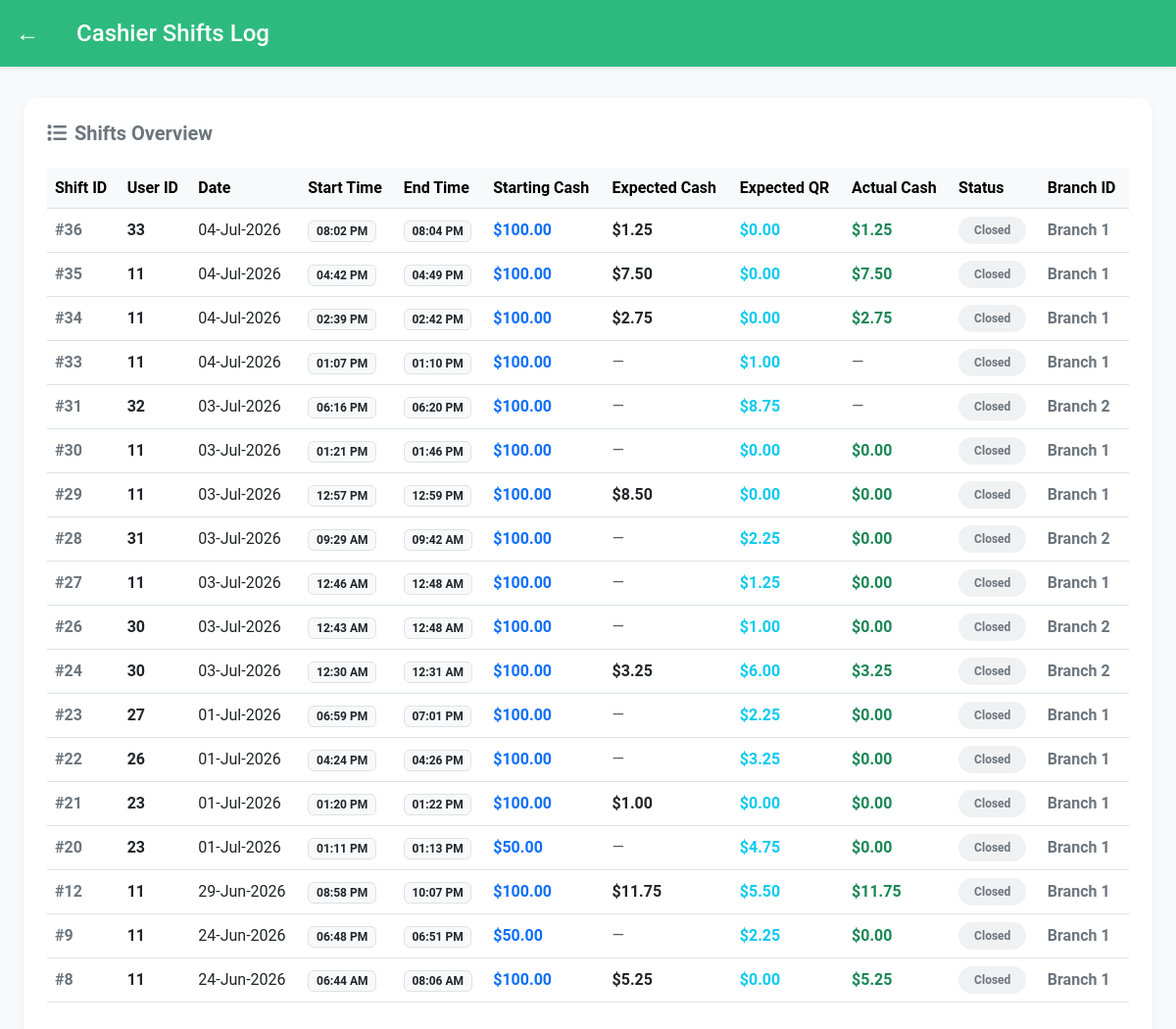
Page /shifts.php (signed in) on the committed database.
### tables this page shows
CREATE TABLE `shifts` (
  `shift_id` int(11) NOT NULL,
  `shift_date` date NOT NULL,
  `start_time` time NOT NULL,
  `end_time` time DEFAULT NULL,
  `starting_cash` decimal(10,2) NOT NULL,
  `expected_cash` decimal(10,2) DEFAULT NULL,
  `expected_qr` decimal(10,2) DEFAULT 0.00,
  `actual_cash` decimal(10,2) DEFAULT NULL,
  `status` varchar(30) NOT NULL,
  `user_id` int(11) DEFAULT NULL,
  `branch_id` int(11) DEFAULT NULL
);

### shifts.php (the view, shortened to what this page needs)
<?php
    include 'config.php';
    $sql = "SELECT * FROM shifts ORDER BY shift_id DESC";
    $result = mysqli_query($conn, $sql);
?>
<!DOCTYPE html>
<html lang="en">
<head>
    <link href="https://cdn.jsdelivr.net/npm/bootstrap@5.3.0/dist/css/bootstrap.min.css" rel="stylesheet">
    <link rel="stylesheet" href="https://cdnjs.cloudflare.com/ajax/libs/font-awesome/6.4.0/css/all.min.css">
    <link href="css&js/procurement.css" rel="stylesheet">
</head>
<body class="bg-light">
    <div class="bg-custom-green text-white p-3 d-flex align-items-center mb-4 fixed-top shadow-sm">
        <a href="admin_dashboard.php" class="text-white text-decoration-none me-3 fs-4">&larr;</a>
        <h4 class="m-0">
            <i class="fa-solid fa-clock-history px-2"></i> Cashier Shifts Log
        </h4>
    </div>
    <div class="container-fluid px-4" style="margin-top: 100px;">
        <div class="row">
            <div class="col-lg-12">
                <div class="card border-0 shadow-sm rounded-4 p-4 bg-white">
                    <div class="d-flex justify-content-between align-items-center mb-4">
                        <h5 class="fw-bold text-secondary mb-0"><i class="fa-solid fa-list me-2"></i>Shifts Overview</h5>
                    </div>
                    <div class="table-responsive">
                        <table class="table table-hover align-middle">
                            <thead class="table-light text-secondary">
                                <tr>
                                    <th>Shift ID</th>
                                    <th>User ID</th>
                                    <th>Date</th>
                                    <th>Start Time</th>
                                    <th>End Time</th>
                                    <th>Starting Cash</th>
                                    <th>Expected Cash</th>
                                    <th>Expected QR</th> <th>Actual Cash</th>
                                    <th>Status</th>
                                    <th>Branch ID</th>
                                </tr>
                            </thead>
                            <tbody>
                                <?php
                                    if(mysqli_num_rows($result) > 0){
                                        while($row = mysqli_fetch_assoc($result)){
                                            echo '<tr>';
                                                echo '<td class="fw-bold text-secondary">#' . $row['shift_id'] . '</td>';
                                                echo '<td class="fw-bold text-dark">' . $row['user_id'] . '</td>';
                                                echo '<td>' . date('d-M-Y', strtotime($row['shift_date'])) . '</td>';
                                                echo '<td><span class="badge bg-light text-dark border">' . date('h:i A', strtotime($row['start_time'])) . '</span></td>';
                                                if($row['end_time'] != null){
                                                    echo '<td><span class="badge bg-light text-dark border">' . date('h:i A', strtotime($row['end_time'])) . '</span></td>';
                                                } else {
                                                    echo '<td><span class="text-secondary small bg-warning bg-opacity-10 px-2 py-1 rounded-pill"><i class="fa-solid fa-spinner fa-spin me-1"></i> Ongoing...</span></td>';
                                                }
                                                echo '<td class="fw-bold text-primary">$' . number_format($row['starting_cash'], 2) . '</td>';
                                                if($row['expected_cash'] !== null){
                                                    echo '<td class="fw-bold text-dark">$' . number_format($row['expected_cash'], 2) . '</td>';
                                                } else {
                                                    echo '<td class="text-muted">—</td>';
                                                }
                                                if(isset($row['expected_qr']) && $row['expected_qr'] !== null){
                                                    echo '<td class="fw-bold text-info">$' . number_format($row['expected_qr'], 2) . '</td>';
                                                } else {
                                                    echo '<td class="fw-bold text-info">$0.00</td>';
                                                }
                                                if($row['actual_cash'] !== null){
                                                    echo '<td class="fw-bold text-success">$' . number_format($row['actual_cash'], 2) . '</td>';
                                                } else {
                                                    echo '<td class="text-muted">—</td>';
                                                }
                                                if($row['status'] == 1){
                                                    echo '<td><span class="badge bg-success bg-opacity-10 text-success px-3 py-2 rounded-pill"><i class="fa-solid fa-circle-dot me-1 small"></i> Active</span></td>';
                                                } else {
                                                    echo '<td><span class="badge bg-secondary bg-opacity-10 text-secondary px-3 py-2 rounded-pill">Closed</span></td>';
                                                }
                                                echo '<td><span class="text-secondary fw-bold">Branch ' . $row['branch_id'] . '</span></td>';
                                            echo '</tr>';
                                        }
                                    } else {
                                        echo '<tr>';
                                        echo '<td colspan="11" class="text-center text-muted py-5"><i class="fa-solid fa-folder-open fs-2 d-block mb-2 text-light"></i>No shift records found!</td>';
                                        echo '</tr>';
                                    }
                                ?>
                            </tbody>
                        </table>
                    </div>
                </div>
            </div>
        </div>
    </div>
</body>
</html>

### css&js/procurement.css (style rules this page uses)
body { background-color: #F8F9F3; overflow: visible; margin-top: 80px; font-family: "Roboto", sans-serif; font-optical-sizing: auto; font-weight: 5px; font-style: normal; font-variation-settings: "wdth" 100; }
.bg-custom-green { background-color: #2EBA7F; }

### rows in the picture
shifts: shift_id "36", user "33", shift_date "04-Jul-2026", start_time "08:02 PM", end_time "08:04 PM", starting_cash "100.00", expected_cash "1.25", expected_qr "0.00", actual_cash "1.25", status "Closed", branch "1"
shifts: shift_id "35", user "11", shift_date "04-Jul-2026", start_time "04:42 PM", end_time "04:49 PM", starting_cash "100.00", expected_cash "7.50", expected_qr "0.00", actual_cash "7.50", status "Closed", branch "1"
shifts: shift_id "34", user "11", shift_date "04-Jul-2026", start_time "02:39 PM", end_time "02:42 PM", starting_cash "100.00", expected_cash "2.75", expected_qr "0.00", actual_cash "2.75", status "Closed", branch "1"
shifts: shift_id "33", user "11", shift_date "04-Jul-2026", start_time "01:07 PM", end_time "01:10 PM", starting_cash "100.00", expected_qr "1.00", status "Closed", branch "1"
shifts: shift_id "31", user "32", shift_date "03-Jul-2026", start_time "06:16 PM", end_time "06:20 PM", starting_cash "100.00", expected_qr "8.75", status "Closed", branch "2"
shifts: shift_id "30", user "11", shift_date "03-Jul-2026", start_time "01:21 PM", end_time "01:46 PM", starting_cash "100.00", expected_qr "0.00", actual_cash "0.00", status "Closed", branch "1"
shifts: shift_id "29", user "11", shift_date "03-Jul-2026", start_time "12:57 PM", end_time "12:59 PM", starting_cash "100.00", expected_cash "8.50", expected_qr "0.00", actual_cash "0.00", status "Closed", branch "1"
shifts: shift_id "28", user "31", shift_date "03-Jul-2026", start_time "09:29 AM", end_time "09:42 AM", starting_cash "100.00", expected_qr "2.25", actual_cash "0.00", status "Closed", branch "2"
shifts: shift_id "27", user "11", shift_date "03-Jul-2026", start_time "12:46 AM", end_time "12:48 AM", starting_cash "100.00", expected_qr "1.25", actual_cash "0.00", status "Closed", branch "1"
shifts: shift_id "26", user "30", shift_date "03-Jul-2026", start_time "12:43 AM", end_time "12:48 AM", starting_cash "100.00", expected_qr "1.00", actual_cash "0.00", status "Closed", branch "2"
shifts: shift_id "24", user "30", shift_date "03-Jul-2026", start_time "12:30 AM", end_time "12:31 AM", starting_cash "100.00", expected_cash "3.25", expected_qr "6.00", actual_cash "3.25", status "Closed", branch "2"
shifts: shift_id "23", user "27", shift_date "01-Jul-2026", start_time "06:59 PM", end_time "07:01 PM", starting_cash "100.00", expected_qr "2.25", actual_cash "0.00", status "Closed", branch "1"
shifts: shift_id "22", user "26", shift_date "01-Jul-2026", start_time "04:24 PM", end_time "04:26 PM", starting_cash "100.00", expected_qr "3.25", actual_cash "0.00", status "Closed", branch "1"
shifts: shift_id "21", user "23", shift_date "01-Jul-2026", start_time "01:20 PM", end_time "01:22 PM", starting_cash "100.00", expected_cash "1.00", expected_qr "0.00", actual_cash "0.00", status "Closed", branch "1"
shifts: shift_id "20", user "23", shift_date "01-Jul-2026", start_time "01:11 PM", end_time "01:13 PM", starting_cash "50.00", expected_qr "4.75", actual_cash "0.00", status "Closed", branch "1"
shifts: shift_id "12", user "11", shift_date "29-Jun-2026", start_time "08:58 PM", end_time "10:07 PM", starting_cash "100.00", expected_cash "11.75", expected_qr "5.50", actual_cash "11.75", status "Closed", branch "1"
shifts: shift_id "9", user "11", shift_date "24-Jun-2026", start_time "06:48 PM", end_time "06:51 PM", starting_cash "50.00", expected_qr "2.25", actual_cash "0.00", status "Closed", branch "1"
shifts: shift_id "8", user "11", shift_date "24-Jun-2026", start_time "06:44 AM", end_time "08:06 AM", starting_cash "100.00", expected_cash "5.25", expected_qr "0.00", actual_cash "5.25", status "Closed", branch "1"
